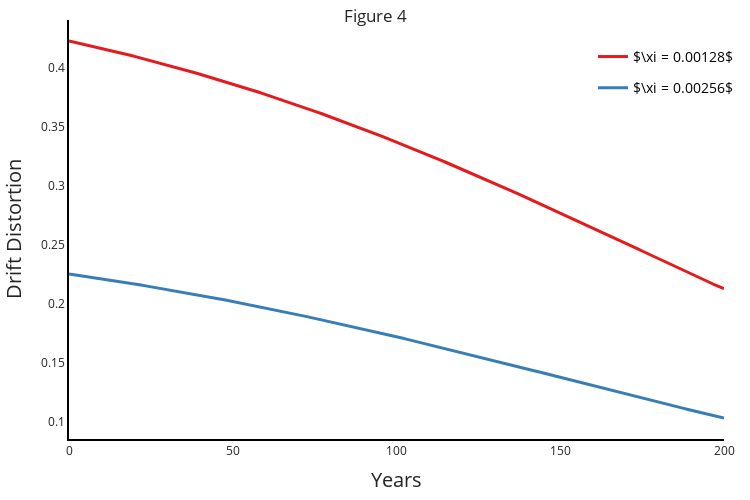

The code cell stored with this chart in its notebook:
### Code cell
fig = fig1(
    h_hat,
    legend_list= [r'$\xi = 0.00128$', r'$\xi = 0.00256$'],
    xylabel = ('Years', 'Drift Distortion'),
    title = "Figure 4"
)
fig.show()

### Figure 1 — Plotly figure (JSON) as saved in the notebook; plotly's stock layout.template omitted (floating-point values rounded to 4 significant figures; data arrays with more than 128 entries replaced by an {"elided": "..."} marker saying what was removed)
{"data": [{"legendgroup": "0", "line": {"color": "rgb(228,26,28)", "width": 3}, "mode": "lines", "name": "$\\xi = 0.00128$", "showlegend": true, "type": "scatter", "x": {"elided": "201 int values"}, "xaxis": "x", "y": {"elided": "500 float values"}, "yaxis": "y"}, {"legendgroup": "1", "line": {"color": "rgb(55,126,184)", "width": 3}, "mode": "lines", "name": "$\\xi = 0.00256$", "showlegend": true, "type": "scatter", "x": {"elided": "201 int values"}, "xaxis": "x", "y": {"elided": "500 float values"}, "yaxis": "y"}], "layout": {"height": 500, "legend": {"font": {"color": "black", "size": 14}, "x": 0.8, "y": 0.95}, "margin": {"b": 20, "l": 20, "r": 20, "t": 20}, "plot_bgcolor": "rgb(255,255,255)", "showlegend": true, "title": {"text": "Figure 4", "xanchor": "center", "yanchor": "top"}, "width": 750, "xaxis": {"anchor": "y", "domain": [0, 1], "linecolor": "black", "linewidth": 2, "showline": true, "title": {"font": {"size": 20}, "text": "Years"}}, "yaxis": {"anchor": "x", "domain": [0, 1], "linecolor": "black", "linewidth": 2, "showline": true, "title": {"font": {"size": 20}, "text": "Drift Distortion"}}}}
